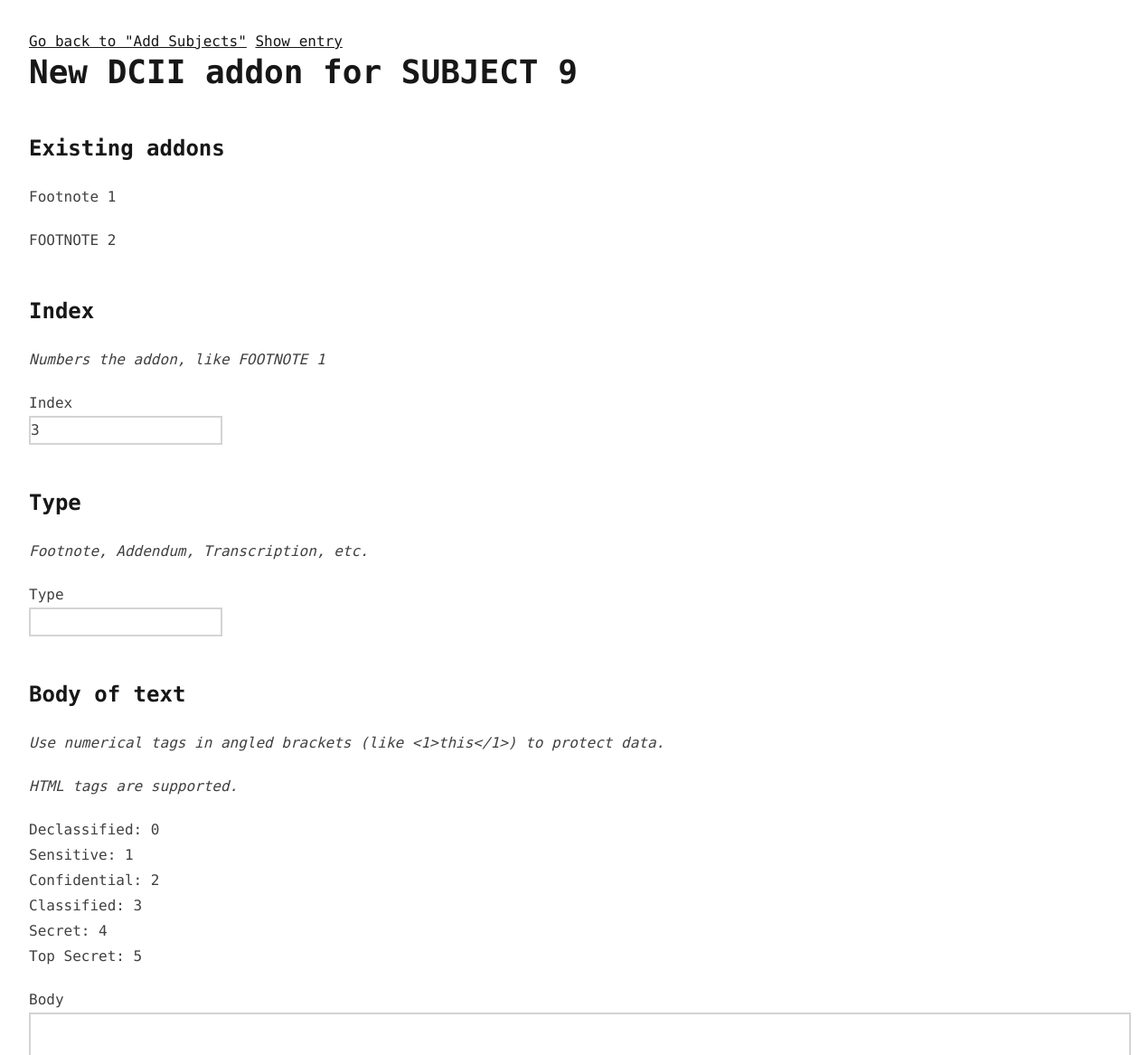
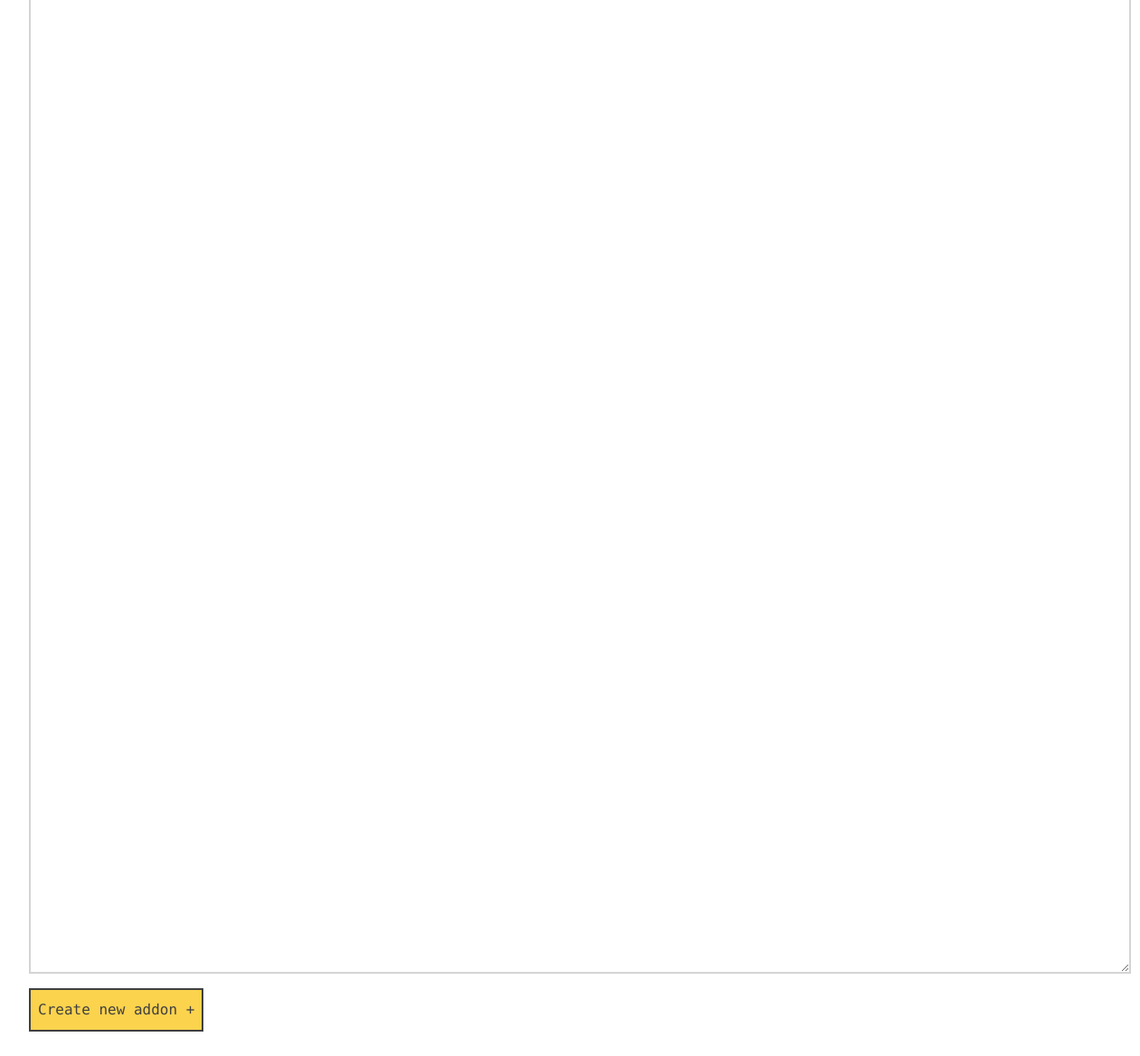
The app's page /dcii/150/1/add_addons (signed in) with its own data (2 pictures, top to bottom).
### app/models/dcii_entry.py (models this page shows)
class DCIISubject(db.Model):
    id = db.Column('id', db.Integer, primary_key=True, autoincrement=True)
    index = db.Column('index', db.Integer)
    classification_type = db.Column('cls_type', db.String, nullable=False)
    classification_tags = db.Column('cls_tags', db.String, nullable=False)
    classification_qualifier = db.Column('cls_qualifier', db.String, nullable=False)
    containment_status = db.Column('cnt_status', db.String, nullable=False)
    containment_tags = db.Column('cnt_tags', db.String, nullable=False)
    danger = db.Column('danger', db.String, nullable=False)
    probability = db.Column('probability', db.String, nullable=False)
    clearance = db.Column('clearance', db.Integer)
    body = db.Column('body', db.Text, nullable=False)
    entry_id = db.Column(db.Integer, db.ForeignKey('dcii_entry.id'), nullable=False)
    entry = db.relationship('DCIIEntry', back_populates='subjects')
    addons = db.relationship('DCIIAddon', back_populates='subject', cascade='all, delete-orphan')
    @property
    def get_last_index(self):
        highest_index = 0
        for addon in self.addons:
            if addon.index > highest_index:
                highest_index = addon.index
        return highest_index + 1

class DCIIAddon(db.Model):
    id = db.Column('id', db.Integer, primary_key=True, autoincrement=True)
    index = db.Column('index', db.Integer)
    addon_type = db.Column('adn_type', db.String)
    body = db.Column('body', db.Text)
    subject_id = db.Column(db.Integer, db.ForeignKey('dcii_subject.id'), nullable=False)
    subject = db.relationship('DCIISubject', back_populates='addons')

### app/routes/dcii.py (the view, shortened to what this page needs)
@app.route('/dcii/<int:entry_id>/<int:subject_id>/add_addons', methods=['GET','POST'])
@login_required
def add_addons(entry_id, subject_id):
    if current_user.clearance >= 4:
        entry = DCIIEntry.query.get(entry_id)
        subject = DCIISubject.query.filter_by(entry_id=entry.id, index=subject_id).first()
        print(entry_id)
        print(subject_id)
        if entry and subject:
            return render_template("dcii/add_new_addons.html", entry = entry, subject = subject)
        else:
            flash('That entry has been deleted.')
            return redirect(url_for('dcii_entries_overview'))
    else:
        flash('You can\'t access that page.')
        return redirect(url_for('dcii_entries_overview'))

### app/__init__.py (called while the page is built)
def create_app(config_class=Config):
    app = Flask(__name__)
    app.config.from_object(config_class)
    login_manager = LoginManager(app)
    login_manager.login_view = 'login'
    db.init_app(app)
    migrate.init_app(app, db)
    with app.app_context():
        from . import routes, models
        @login_manager.user_loader
        def load_user(user_id):
            return models.user.User.query.get(int(user_id))
        db.create_all()
        return app

### app/templates/dcii/add_new_addons.html
{% extends 'base.html' %}
{% block content %}
    <a href="{{url_for('add_new_subject', id = entry.id)}}">Go back to "Add Subjects"</a>
    <a href="{{url_for('show_entry', entry_id = entry.id)}}">Show entry</a>
    <h1>New DCII addon for SUBJECT {{subject.id}}</h1>
    <h2>Existing addons</h2>
    {% if subject.addons %}
        {% for addon in subject.addons %}
            <p>{{addon.addon_type}} {{addon.index}}</p>
        {% endfor %}
    {% endif %}
    <form action="{{ url_for('add_addons', entry_id = entry.id, subject_id = subject.index) }}" method="POST">
        {% import 'components/forms.html' as forms %}
        <h2>Index</h2>
        <p class="italic">Numbers the addon, like FOOTNOTE 1</p>
        <label for="index">Index</label>
        <input type="number" name="index" value="{{subject.get_last_index}}">
        <h2>Type</h2>
        <p class="italic">Footnote, Addendum, Transcription, etc.</p>
        {{ forms.field('addon_type', 'Type') }}
        <h2>Body of text</h2>
        <p class="italic">Use numerical tags in angled brackets (like &lt;1&gt;this&lt;/1&gt;) to protect data.</p>
        <p class="italic">HTML tags are supported.</p>
        <p>Declassified: 0<br>Sensitive: 1<br>Confidential: 2<br>Classified: 3<br>Secret: 4<br>Top Secret: 5</p>
        {{ forms.textarea('body', 'Body')}}
        <button>Create new addon +</button>
    </form>
{% endblock %}

### records on screen
DCIISubject: id "9"
DCIIAddon: addon_type "Footnote", index "1", index "3"
DCIIAddon: addon_type "FOOTNOTE", index "2"

### other values on screen
{{ label }} "Type"
{{ label }} "Body"
